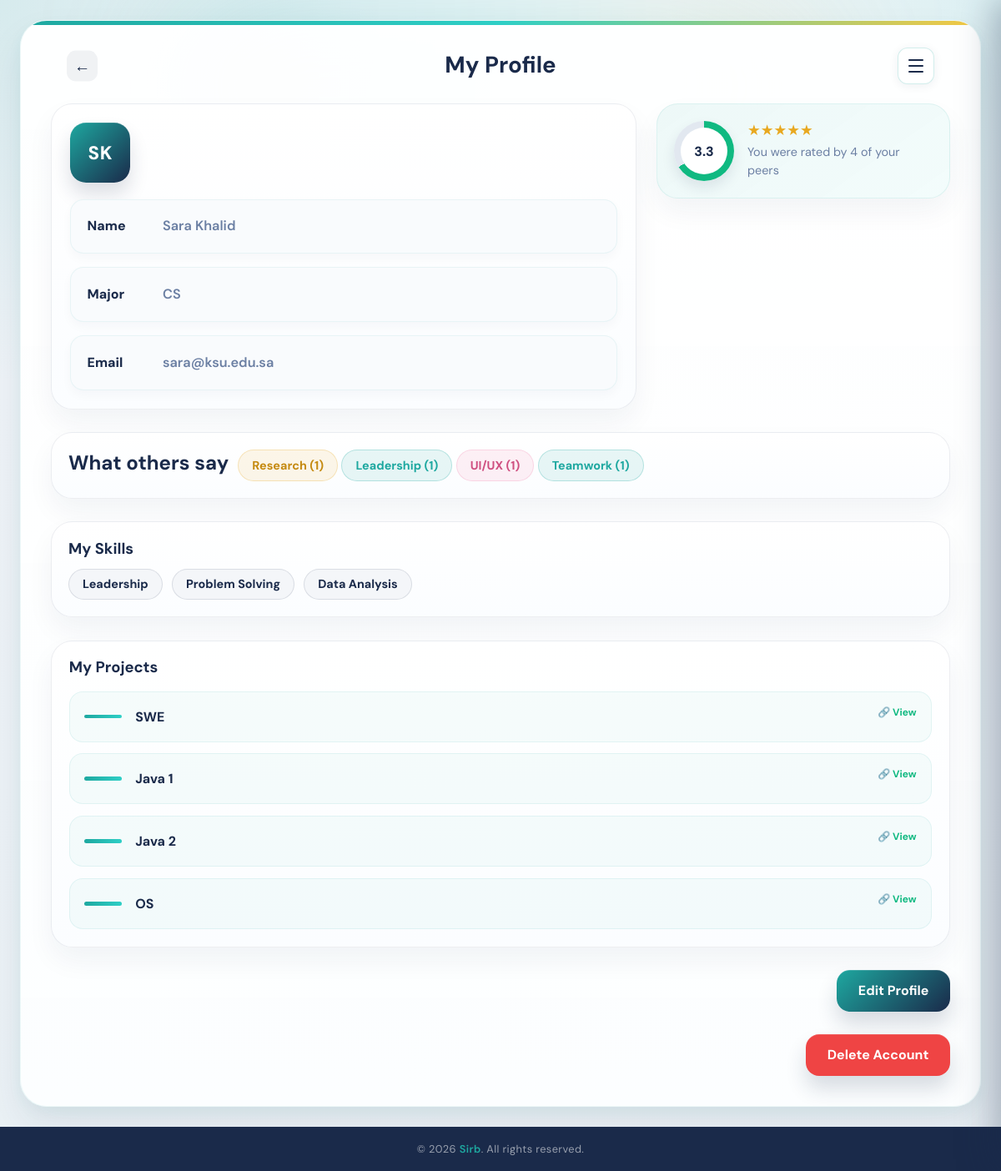
The app's page /profile.php (signed in) with its own data.
### tables this page shows
CREATE TABLE `student` (
  `student_ID` int(11) NOT NULL,
  `email` varchar(255) NOT NULL,
  `password` varchar(255) NOT NULL,
  `name` varchar(100) NOT NULL,
  `major` varchar(100) NOT NULL,
  `registrationDate` date DEFAULT NULL
);

CREATE TABLE `skill` (
  `skill_ID` int(11) NOT NULL,
  `name` varchar(50) NOT NULL
);

CREATE TABLE `pastproject` (
  `project_ID` int(11) NOT NULL,
  `URL` varchar(2048) NOT NULL,
  `courseName` varchar(100) DEFAULT NULL,
  `student_ID` int(11) NOT NULL
);

### rating_helper.php (called while the page is built, shortened)
<?php
function getStudentRating($pdo, $student_id) {
    $sql = "SELECT
                AVG(starRate) as average_rating,
                COUNT(rate_ID) as review_count
            FROM peerrate
            WHERE Rated_student_ID = :id";
    $stmt = $pdo->prepare($sql);
    $stmt->execute(['id' => $student_id]);
    $data = $stmt->fetch();
    return [
        'average' => $data['average_rating'] ? round($data['average_rating'], 1) : 0,
        'count'   => $data['review_count'] ? (int)$data['review_count'] : 0
    ];
}
function getStudentTagCounts($pdo, $student_id) {
    $sql = "SELECT rt.name, COUNT(prt.tag_ID) as tag_count
            FROM ratetag rt
            JOIN peerratetag prt ON rt.tag_ID = prt.tag_ID
            JOIN peerrate pr ON prt.rate_ID = pr.rate_ID
            WHERE pr.Rated_student_ID = :id
            GROUP BY rt.tag_ID, rt.name
            ORDER BY tag_count DESC";
    $stmt = $pdo->prepare($sql);
    $stmt->execute(['id' => $student_id]);
    return $stmt->fetchAll();
}

### profile.php (the view, shortened to what this page needs)
<?php
require 'db_connect.php';
require_once 'rating_helper.php';
$loggedUserID = $_SESSION['userID'];
$stmt = $pdo->prepare("
    SELECT student_ID, name, major, email
    FROM student
    WHERE student_ID = ?
");
$stmt->execute([$loggedUserID]);
$user = $stmt->fetch();
$skillsStmt = $pdo->prepare("
    SELECT skill.name
    FROM studentskill
    JOIN skill ON studentskill.skill_ID = skill.skill_ID
    WHERE studentskill.student_ID = ?
");
$skillsStmt->execute([$loggedUserID]);
$skills = $skillsStmt->fetchAll();
$projectsStmt = $pdo->prepare("
    SELECT courseName, URL
    FROM pastproject
    WHERE student_ID = ?
");
$projectsStmt->execute([$loggedUserID]);
$projects = $projectsStmt->fetchAll();
$rating = getStudentRating($pdo, $loggedUserID);
$tagCounts = getStudentTagCounts($pdo, $loggedUserID);
function h($value) {
    return htmlspecialchars($value ?? '', ENT_QUOTES, 'UTF-8');
}
function initials($name) {
    $parts = preg_split('/\s+/', trim($name));
    return strtoupper(substr($parts[0], 0, 1) . substr($parts[1], 0, 1));
}
function skillClass($skillName) {
    $name = strtolower($skillName);
    if (str_contains($name, 'research') || str_contains($name, 'data')) {
        return 'bd-peer-skill-tag-gold';
    }
    if (str_contains($name, 'ui') || str_contains($name, 'ux') || str_contains($name, 'innovation')) {
        return 'bd-peer-skill-tag-pink';
    }
    return 'bd-peer-skill-tag-teal';
}
$average = $rating['average'] ?? 0;
$count = $rating['count'] ?? 0;
$degree = ($average / 5) * 360;
?>
<!DOCTYPE html>
<html lang="en">
    <head>
        <link rel="stylesheet" href="style.css">
    </head>
    <body id="bd-body-peer-profile">
        <main id="bd-peer-profile-page">
            <section id="bd-peer-profile-shell">
                <div id="bd-peer-top-glow"></div>
                <section id="bd-peer-profile-card">
                    <header id="bd-peer-profile-header">
                        <a id="bd-peer-back-button" href="HomePage.php">←</a>
                        <h1 id="bd-peer-profile-title">My Profile</h1>
                        <button class="hamburger" id="bd-peer-hamburger" onclick="toggleDrawer()" aria-label="Menu">
                            <span></span><span></span><span></span>
                        </button>
                    </header>
                    <section id="bd-peer-profile-top-section">
                        <section id="bd-peer-profile-left-side">
                            <div id="bd-peer-avatar"><?= initials($user['name']) ?></div>
                            <div class="bd-peer-info-row">
                                <span class="bd-peer-info-label">Name</span>
                                <span id="name-container"><span class="bd-peer-info-value" id="bd-peer-name"><?= h($user['name']) ?></span></span>
                            </div>
                            <div class="bd-peer-info-row">
                                <span class="bd-peer-info-label">Major</span>
                                <span id="major-container"><span class="bd-peer-info-value" id="bd-peer-major"><?= h($user['major']) ?></span></span>
                            </div>
                            <div class="bd-peer-info-row">
                                <span class="bd-peer-info-label">Email</span>
                                <span id="email-container"><span class="bd-peer-info-value" id="bd-peer-email"><?= h($user['email']) ?></span></span>
                            </div>
                        </section>
                        <section id="bd-peer-profile-right-side">
                            <div id="bd-peer-rating-section">
                                <div id="bd-peer-rating-circle" style="background: conic-gradient(#10b981 <?= $degree ?>deg, #e2e8f0 0deg);">
                                    <span id="bd-peer-rating-number"><?= number_format($average, 1) ?></span>
                                </div>
                                <div id="bd-peer-rating-details">
                                    <p id="bd-peer-rating-stars">★★★★★</p>
                                    <p id="bd-peer-rating-reviews">You were rated by <?= $count ?> of your peers</p>
                                </div>
                            </div>
                        </section>
                    </section>
                    <section id="bd-peer-skills-section">
                        <h2 id="bd-peer-skills-title">What others say</h2>
                        <div id="bd-peer-skills-list">
                            <?php if (!empty($tagCounts)): ?>
                                <?php foreach ($tagCounts as $tag): ?>
                                    <span class="bd-peer-skill-tag <?= skillClass($tag['name']) ?>">
                                        <?= h($tag['name']) ?> (<?= h($tag['count'] ?? 1) ?>)
                                    </span>
                                <?php endforeach; ?>
                            <?php else: ?>
                                <p class="bd-peer-skill-tag bd-peer-skill-tag-none" style="font-size: 13px; color: #64748b;">No peer ratings yet.</p>
                            <?php endif; ?>
                        </div>
                    </section>
                    <section id="bd-peer-skills-section-2">
                        <h2 id="bd-peer-skills-title-2">My Skills</h2>
                        <div id="bd-peer-skills-list-2">
                            <?php if (!empty($skills)): ?>
                                <?php foreach ($skills as $skill): ?>
                                    <span class="bd-peer-skill-tag <?= skillClass($skill['name']) ?>"><?= h($skill['name']) ?></span>
                                <?php endforeach; ?>
                            <?php else: ?>
                                <p style="font-size: 13px; color: #64748b;">No skills added yet.</p>
                            <?php endif; ?>
                        </div>
                    </section>
                    <section id="bd-peer-projects-section">
                        <h2 id="bd-peer-projects-title">My Projects</h2>
                        <div id="bd-peer-projects-list">
                            <?php if (!empty($projects)): ?>
                                <?php foreach ($projects as $project): ?>
                                    <div class="bd-peer-project-item">
                                        <span class="bd-peer-project-line"></span>
                                        <?php
                                        $displayName = !empty($project['courseName']) ? $project['courseName'] : "Project";
                                        ?>
                                        <span class="bd-peer-project-text"><?= h($displayName) ?></span>
                                        <?php if (!empty($project['URL'])): ?>
                                            <a href="<?= h($project['URL']) ?>" target="_blank" class="project-link-icon">🔗 View</a>
                                        <?php endif; ?>
                                    </div>
                                <?php endforeach; ?>
                            <?php endif; ?>
                        </div>
                    </section>
                    <div id="bd-peer-rate-button-wrapper">
                        <button id="bd-peer-rate-button" onclick="toggleEditMode()">Edit Profile</button>
                    </div>
                    <div id="bd-peer-delete-button-wrapper" >
                        <button id="bd-peer-delete-button" onclick="confirmDeleteAccount()" >
                            Delete Account
                        </button>
                    </div>
                </section>
            </section>
        </main>
        <footer>
            © 2026 <span>Sirb</span>. All rights reserved.
        </footer>
    </body>
</html>

### profile.php (style rules this page uses)
.project-link-icon { font-size: 12px; color: #10b981; text-decoration: none; margin-left: auto; font-weight: bold; }

### records on screen
student: name "Sara Khalid", major "CS", email "sara@ksu.edu.sa"
skill: name "Leadership"
skill: name "Problem Solving"
skill: name "Data Analysis"
pastproject: courseName "SWE"
pastproject: courseName "Java 1"
pastproject: courseName "Java 2"
pastproject: courseName "OS"

### other values on screen
$average "3.3"
$count "4"
$tag['name'] "Research"
$tag['count'] "1"
$tag['name'] "Leadership"
$tag['name'] "UI/UX"
$tag['name'] "Teamwork"
